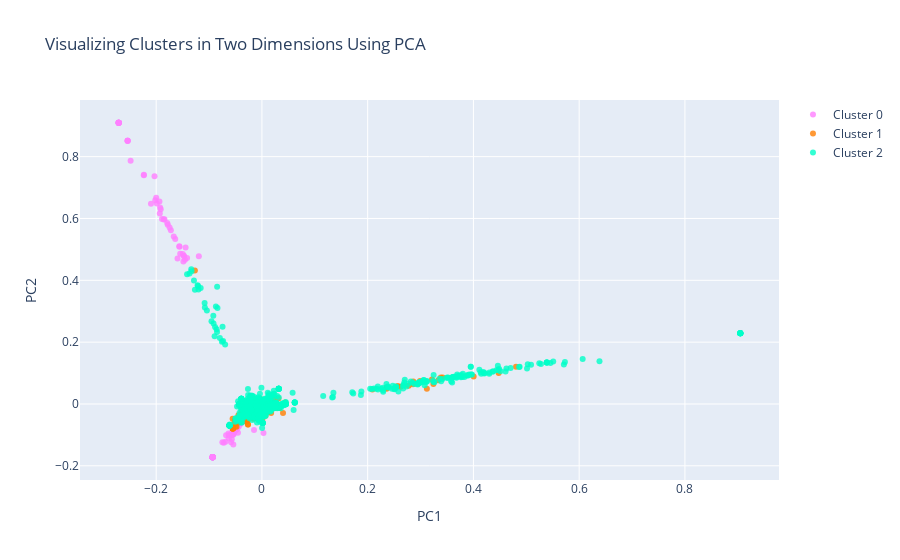

The code cell stored with this chart in its notebook:
### Code cell
#Instructions for building the 2-D plot

#trace1 is for 'Cluster 0'
trace1 = go.Scatter(
                    x = cluster0["PC1_2d"],
                    y = cluster0["PC2_2d"],
                    mode = "markers",
                    name = "Cluster 0",
                    marker = dict(color = 'rgba(255, 128, 255, 0.8)'),
                    text = None)

#trace2 is for 'Cluster 1'
trace2 = go.Scatter(
                    x = cluster1["PC1_2d"],
                    y = cluster1["PC2_2d"],
                    mode = "markers",
                    name = "Cluster 1",
                    marker = dict(color = 'rgba(255, 128, 2, 0.8)'),
                    text = None)

#trace3 is for 'Cluster 2'
trace3 = go.Scatter(
                    x = cluster2["PC1_2d"],
                    y = cluster2["PC2_2d"],
                    mode = "markers",
                    name = "Cluster 2",
                    marker = dict(color = 'rgba(0, 255, 200, 0.8)'),
                    text = None)

data = [trace1, trace2, trace3]

title = "Visualizing Clusters in Two Dimensions Using PCA"

layout = dict(title = title,
              xaxis= dict(title= 'PC1',ticklen= 5,zeroline= False),
              yaxis= dict(title= 'PC2',ticklen= 5,zeroline= False)
             )

fig = dict(data = data, layout = layout)

iplot(fig)

### Figure 1 — Plotly figure (JSON) as saved in the notebook; plotly's stock layout.template omitted (floating-point values rounded to 4 significant figures; data arrays with more than 128 entries replaced by an {"elided": "..."} marker saying what was removed)
{"data": [{"marker": {"color": "rgba(255, 128, 255, 0.8)"}, "mode": "markers", "name": "Cluster 0", "type": "scatter", "x": [-0.09328, -0.05572, -0.05388, -0.05273, -0.09328, -0.0583, -0.2709, -0.09328, -0.05532, -0.04347, -0.07213, -0.09328, -0.05408, -0.1999, -0.06884, -0.01492, -0.2709, -0.03972, -0.164, -0.1546, -0.1667, -0.2709, -0.06003, -0.04843, -0.09328, -0.09328, -0.1781, -0.0522, -0.1475, -0.1475, -0.09328, -0.2484, -0.09328, -0.1925, -0.2099, -0.1193, -0.1856, -0.1444, -0.2233, -0.2233, -0.05223, -0.05693, -0.2018, -0.09328, -0.09328, -0.07482, -0.156, -0.05637, -0.1563, -0.09328, -0.04533, -0.04634, -0.0498, -0.2709, -0.2709, -0.2031, 0.002958, -0.09328, -0.06777, -0.1415, -0.1914, -0.05575, -0.254, -0.1987, -0.06212, -0.0633, -0.254, -0.189, -0.2709, -0.1931, -0.09328, -0.2709, -0.2709, -0.2709, -0.09328, -0.1938, -0.09328, -0.09328, -0.09328, -0.1844, -0.1455, -0.0522, -0.1722, -0.254, -0.05411, -0.1596, -0.1746, -0.1486, -0.1497, -0.05042, -0.06293, -0.1791, -0.09328, -0.254, -0.0522], "y": [-0.1723, -0.08766, -0.09852, -0.09381, -0.1723, -0.1236, 0.9096, -0.1723, -0.08134, -0.07236, -0.1258, -0.1723, -0.1313, 0.6666, -0.1224, -0.08434, 0.9096, -0.06379, 0.5333, 0.4857, 0.5415, 0.9096, -0.09961, -0.08391, -0.1723, -0.1723, 0.5795, -0.08676, 0.4785, 0.4786, -0.1723, 0.787, -0.1723, 0.6356, 0.6476, 0.4779, 0.5963, 0.5063, 0.7396, 0.7414, -0.08947, -0.1143, 0.659, -0.1723, -0.1723, -0.1238, 0.5087, -0.09998, 0.5099, -0.1723, -0.093, -0.07966, -0.08184, 0.9096, 0.9096, 0.7366, -0.09391, -0.1723, -0.1013, 0.4721, 0.6302, -0.09871, 0.8517, 0.6487, -0.1023, -0.09554, 0.8517, 0.5984, 0.9096, 0.616, -0.1723, 0.9096, 0.9096, 0.9096, -0.1723, 0.6546, -0.1723, -0.1723, -0.1723, 0.5971, 0.4666, -0.08676, 0.5617, 0.8517, -0.09558, 0.4703, 0.5707, 0.4607, 0.4848, -0.08343, -0.1105, 0.5852, -0.1723, 0.8517, -0.08676]}, {"marker": {"color": "rgba(255, 128, 2, 0.8)"}, "mode": "markers", "name": "Cluster 1", "type": "scatter", "x": {"elided": "330 float values"}, "y": {"elided": "330 float values"}}, {"marker": {"color": "rgba(0, 255, 200, 0.8)"}, "mode": "markers", "name": "Cluster 2", "type": "scatter", "x": {"elided": "4575 float values"}, "y": {"elided": "4575 float values"}}], "layout": {"title": {"text": "Visualizing Clusters in Two Dimensions Using PCA"}, "xaxis": {"ticklen": 5, "title": {"text": "PC1"}, "zeroline": false}, "yaxis": {"ticklen": 5, "title": {"text": "PC2"}, "zeroline": false}}}
